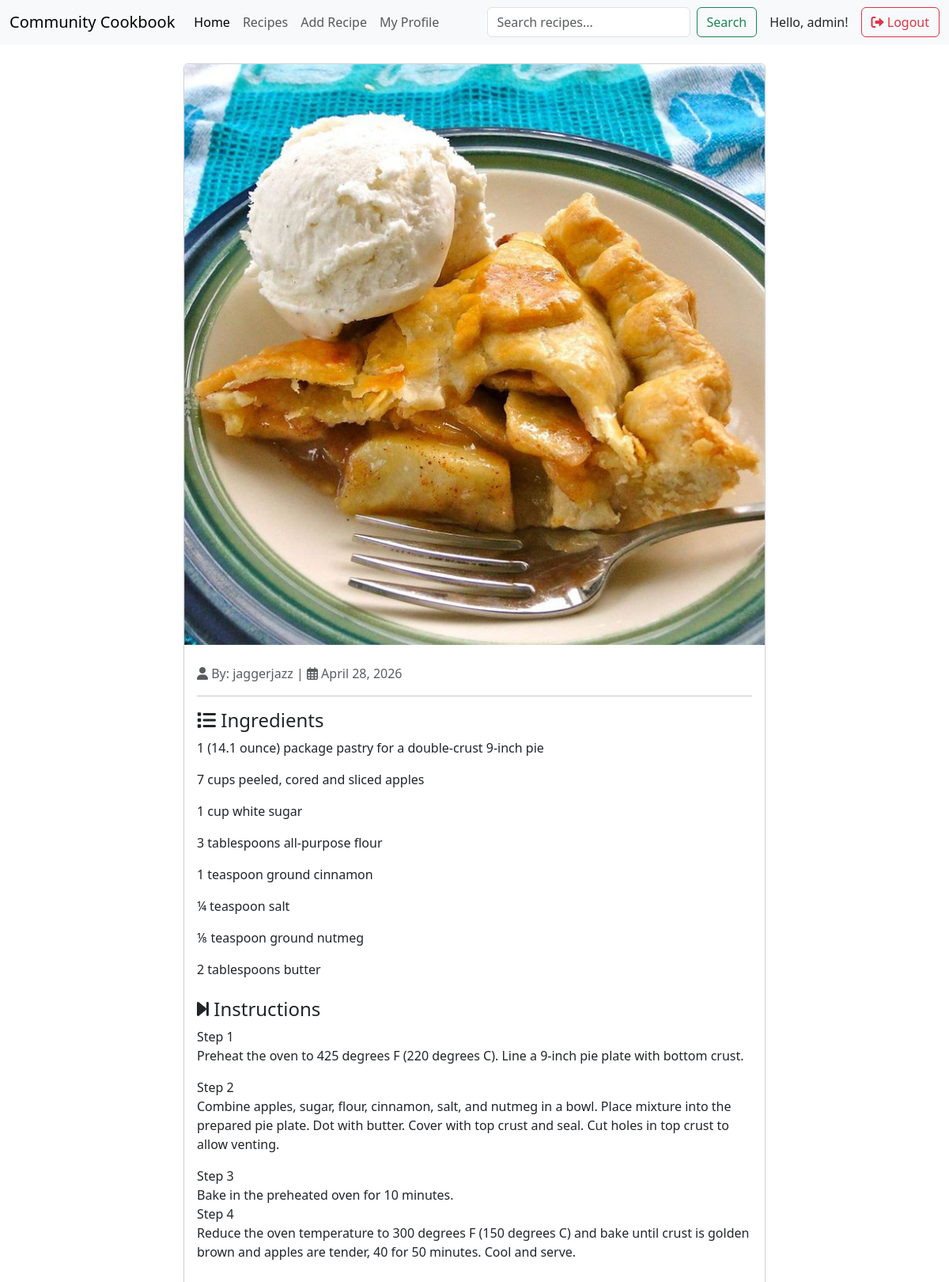
Screenshot of /recipes/4/ (signed in) with the database file from the repository.
### recipeApp/models.py (models this page shows, shortened)
class Recipe(models.Model):
    title = models.CharField(max_length=100)
    ingredients = models.TextField()
    instructions = models.TextField()
    image = models.ImageField(upload_to='recipe_images/', blank=True, null=True) # Ensure this line from your version stays!
    created_at = models.DateTimeField(auto_now_add=True)
    updated_at = models.DateTimeField(auto_now=True)
    author = models.ForeignKey(User, on_delete=models.CASCADE)

### recipeApp/views.py (the view)
# urls.py: path('recipes/<int:id>/', views.recipe_detail, name='recipe_detail'),
@login_required
def recipe_detail(request, id):
    recipe = get_object_or_404(Recipe, id=id)
    return render(request, 'recipe_detail.html', {"recipe": recipe})

### recipeApp/templates/recipe_detail.html (shortened to what this page needs)
{% extends 'base.html' %}
{% block content %}
<div class="container mt-4">
    <div class="row">
        <div class="col-md-8 mx-auto">
            <div class="card shadow-sm">
                {% if recipe.image %}
                    <img src="{{ recipe.image.url }}" class="card-img-top" alt="{{ recipe.name }}">
                {% endif %}
                <div class="card-body">
                    <p class="text-muted">
                        <i class="fas fa-user"></i> By: {{ recipe.author.username }} |
                        <i class="far fa-calendar-alt"></i> {{ recipe.created_at|date:"F d, Y" }}
                    </p>
                    <hr>
                    <h4><i class="fas fa-list"></i> Ingredients</h4>
                    <div class="mb-4">
                        {{ recipe.ingredients|linebreaks }}
                    </div>
                    <h4><i class="fas fa-step-forward"></i> Instructions</h4>
                    <div class="mb-4">
                        {{ recipe.instructions|linebreaks }}
                    </div>
                </div>
            </div>
        </div>
    </div>
</div>
{% endblock %}

### recipeApp/templates/navbar.html (shortened to what this page needs)
<nav class="navbar navbar-expand-lg bg-body-tertiary">
  <div class="container-fluid">
    <a class="navbar-brand" href="{% url 'home' %}">Community Cookbook</a>
    <div class="collapse navbar-collapse" id="navbarSupportedContent">
      <ul class="navbar-nav me-auto mb-2 mb-lg-0">
        <li class="nav-item">
          <a class="nav-link active" aria-current="page" href="{% url 'home' %}">Home</a>
        </li>
        <li class="nav-item">
          <a class="nav-link" href="{% url 'recipes' %}">Recipes</a>
        </li>
        {% if user.is_authenticated %}
        <li class="nav-item">
          <a class="nav-link" href="{% url 'add_recipe' %}">Add Recipe</a>
        </li>
        <li class="nav-item">
          <a class="nav-link" href="{% url 'profile' %}">My Profile</a>
        </li>
        {% endif %}
      </ul>
      <form class="d-flex" role="search" action="{% url 'search' %}" method="GET">
        <input class="form-control me-2" type="search" name="q" placeholder="Search recipes..." aria-label="Search">
        <button class="btn btn-outline-success" type="submit">Search</button>
      </form>
      <div class="ms-3 d-flex align-items-center">
        {% if user.is_authenticated %}
            <span class="navbar-text me-3 text-dark">Hello, {{ user.username }}!</span>
            <form action="{% url 'logout' %}" method="post" class="m-0">
                <button type="submit" class="btn btn-outline-danger">
                  <i class="fas fa-sign-out-alt"></i> Logout
                </button>
            </form>
        {% endif %}
      </div>
    </div>
  </div>
</nav>
<link rel="stylesheet" href="https://cdnjs.cloudflare.com/ajax/libs/font-awesome/6.0.0/css/all.min.css">

### rows the page displays
Recipe: image (picture), author.username "jaggerjazz", created_at "April 28, 2026", ingredients "1 (14.1 ounce) package pastry for a double-crust 9-inch pie 7 cups peeled, cored and sliced apples 1 cup white sugar 3 tablespoons all-purpose flour 1 teaspoon ground cinnamon ¼ teaspoon salt ⅛ teaspoon ground nutmeg 2 tablespoons butter", instructions "Step 1 Preheat the oven to 425 degrees F (220 degrees C). Line a 9-inch pie plate with bottom crust. Step 2 Combine apples, sugar, flour, cinnamon, salt, and nutmeg in a bowl. Place mixture into the prepared pie plate. Dot with butter. Cover with top crust and seal. Cut holes in top crust to allow venting. Step 3 Bake in the preheated oven for 10 minutes. Step 4 Reduce the oven temperature to 300 degrees F (150 degrees C) and bake until crust is golden brown and apples are tender, 40 for 50 minutes. Cool and serve."

### other values shown
{{ user.username }} "admin"
